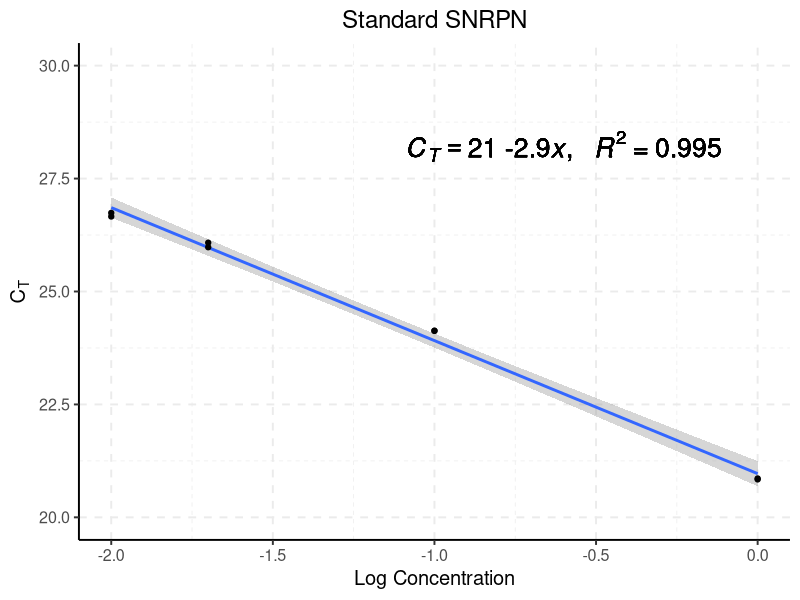
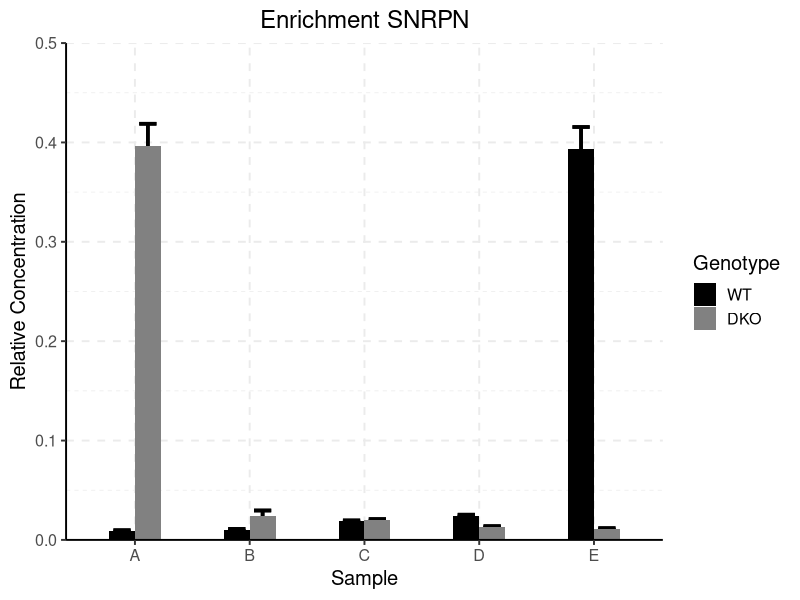
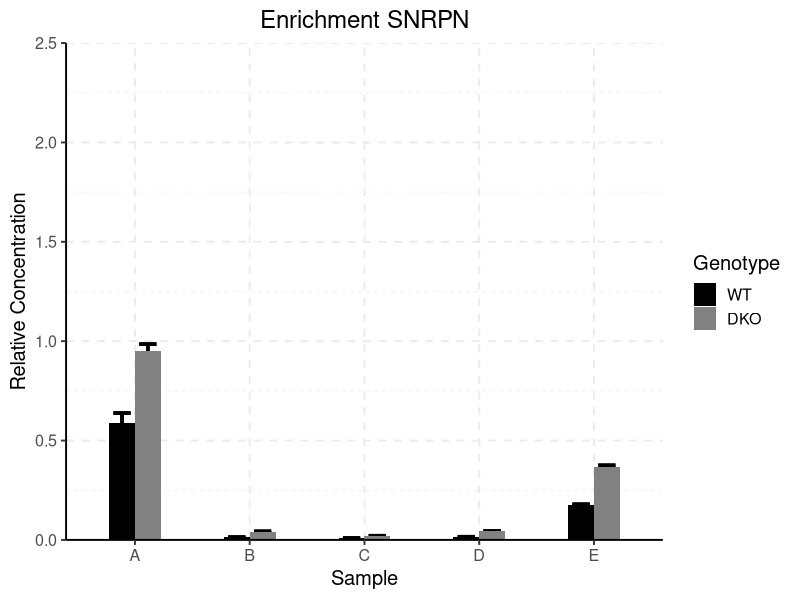

The R script that drew these images, in order:
library(ggplot2)
library(readxl)
library(dplyr)
library(ggpubr)
# read in excel file which contains qPCR results (provided by Supervisor)
setwd("data/")
excel <- read_excel(path = "Course_MCiPqPCR9_9_20.xls")

# select only columns that are relevant for us (Pos, Sample, Ct)
# also select rows that are relevant for us. In this case all rows containing A (standard), B(SNRPN)
# and H (spike in)

standard_gene <- excel %>%
    select(c("Pos", "Sample", "Ct")) %>%
    filter(grepl("A\\d+", Pos))

standard_spike <- excel %>%
    select(c("Pos", "Sample", "Ct")) %>%
    filter(grepl("F\\d+", Pos))

gene <- excel %>%
    select(c("Pos", "Sample", "Ct")) %>%
    filter(grepl("B\\d+", Pos))

spike <- excel %>%
    select(c("Pos", "Sample", "Ct")) %>%
    filter(grepl("J\\d+", Pos))

# for standard we have to convert column Sample to double instead of chr
standard_gene$Sample <- as.double(standard_gene$Sample)


# calculate regression equation
lm_eqn <- lm(standard_gene$Ct ~ standard_gene$Sample)

metrics <- list(
    a = format(unname(coef(lm_eqn)[1]), digits = 2),
    b = format(unname(coef(lm_eqn)[2]), digits = 2),
    r2 = format(summary(lm_eqn)$r.squared, digits = 3)
)

eq <- substitute(italic(C[T]) == a * " " * b  * italic(x) * ", " ~  ~ italic(R) ^ 2 ~ "=" ~ r2,
               metrics)

equation <- as.character(as.expression(eq))


# plot the standard (row A)

# svg("images/StandardCurve.svg")
ggplot(standard_gene, aes(x = Sample, y = Ct)) +
    geom_smooth(method = "lm", se = T) +
    geom_point() +
    xlab("Log Concentration") +
    ylab(bquote(C[T])) +
    geom_text(
        x = -0.6,
        y = 28.21,
        label = equation,
        parse = T,
        size = 6.7
    ) +
    theme_classic(base_size = 14.5)+
    scale_y_continuous(limits = c(20, 30))+
    grids(linetype="dashed")+
    ggtitle("Standard SNRPN")+
    theme(plot.title = element_text(hjust = 0.5))

# dev.off()

# use the regression equation (CT-20.967/-2.945 = Conc) to calculate the log concentration of our gene and spike in
gene["LogConcentration"] <- (gene$Ct - 20.967) / -2.945

spike["LogConcentration"] <- (spike$Ct - 20.967) / -2.945

# calculate relative concentrattion

gene["RelativeConcentration"] <- 10 ^ gene$LogConcentration

spike["RelativeConcentration"] <- 10 ^ spike$LogConcentration

# calculate average for technical duplicates

gene <- gene %>%
    group_by(Sample) %>%
    mutate(AverageRelConc = mean(RelativeConcentration, na.rm = T)) %>%
    mutate(sd = sd(RelativeConcentration, na.rm = T))

spike <- spike %>%
    group_by(Sample) %>%
    mutate(AverageRelConc = mean(RelativeConcentration, na.rm = T)) %>%
    mutate(sd = sd(RelativeConcentration, na.rm = T))






# remove genotype from sample name and move it to new column
gene$Sample <- sub("wt\\d+|dko\\d+", "", gene$Sample)
gene["Genotype"] <- c(rep("WT", 10), rep("DKO", 10))

spike$Sample <- sub("wt\\d+|dko\\d+", "", spike$Sample)
spike["Genotype"] <- c(rep("WT", 10), rep("DKO", 10))

# rearrange order of the plot
gene$Genotype <- factor(gene$Genotype, levels = c("WT", "DKO"))

spike$Genotype <- factor(spike$Genotype, levels = c("WT", "DKO"))




# plot the average Rel concentration for the gene

# svg("images/SNRP.svg")
ggplot(gene, aes(x = Sample, y = AverageRelConc, fill = Genotype)) +
    geom_errorbar(
        aes(ymin = AverageRelConc - sd, ymax = AverageRelConc + sd),
        position = position_dodge(0.45),
        width = 0.3,
        size = 1.23
    ) +
    geom_bar(stat = "identity",
             position = position_dodge(),
             width = 0.45) +
    ylab("Relative Concentration") +
    scale_fill_manual(values = c("black", "#818181")) +
    scale_y_continuous(
        expand = c(0, 0),
        limits = c(0, 0.5),
        breaks = seq(0, 0.5, by = 0.1)
    )+
    theme_classic(base_size = 14.5)+
    grids(linetype="dashed")+
    ggtitle("Enrichment SNRPN")+
    theme(plot.title = element_text(hjust = 0.5))

# dev.off()

# plot the average Rel concentration for the spike

# svg("images/spike.svg")
ggplot(spike, aes(x = Sample, y = AverageRelConc, fill = Genotype)) +
    geom_errorbar(
        aes(ymin = AverageRelConc - sd, ymax = AverageRelConc + sd),
        position = position_dodge(0.45),
        width = 0.3,
        size = 1.23
    ) +
    geom_bar(stat = "identity",
             position = position_dodge(),
             width = 0.45) +
    ylab("Relative Concentration") +
    scale_fill_manual(values = c("black", "#818181")) +
    scale_y_continuous(expand = c(0, 0), limits = c(0, 2.5))+
    theme_classic(base_size = 14.5)+
    grids(linetype="dashed")+
    ggtitle("Enrichment SNRPN")+
    theme(plot.title = element_text(hjust = 0.5))
# dev.off()

